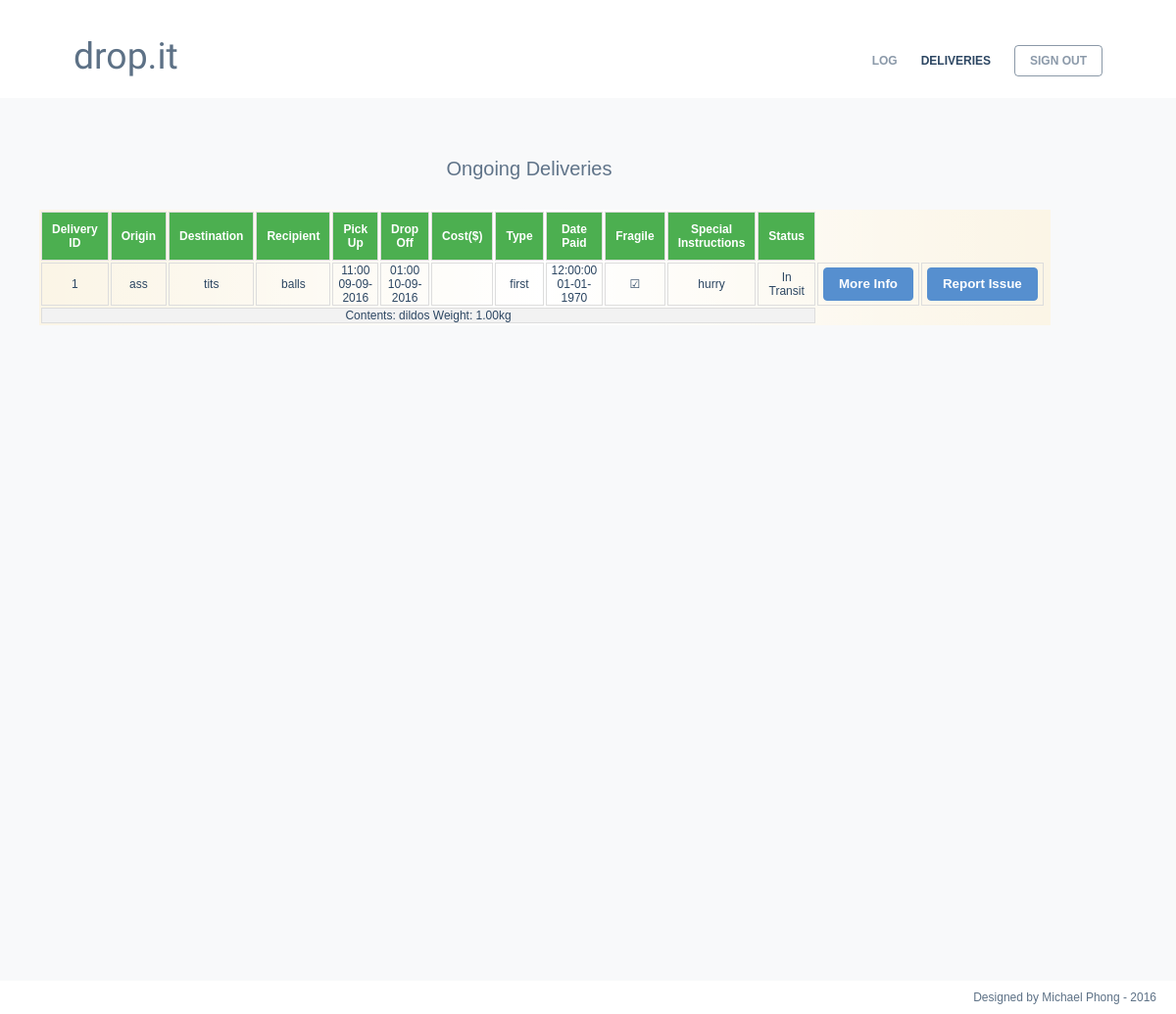
Page /pages/deliveries.php (signed in) on the earlier database version.
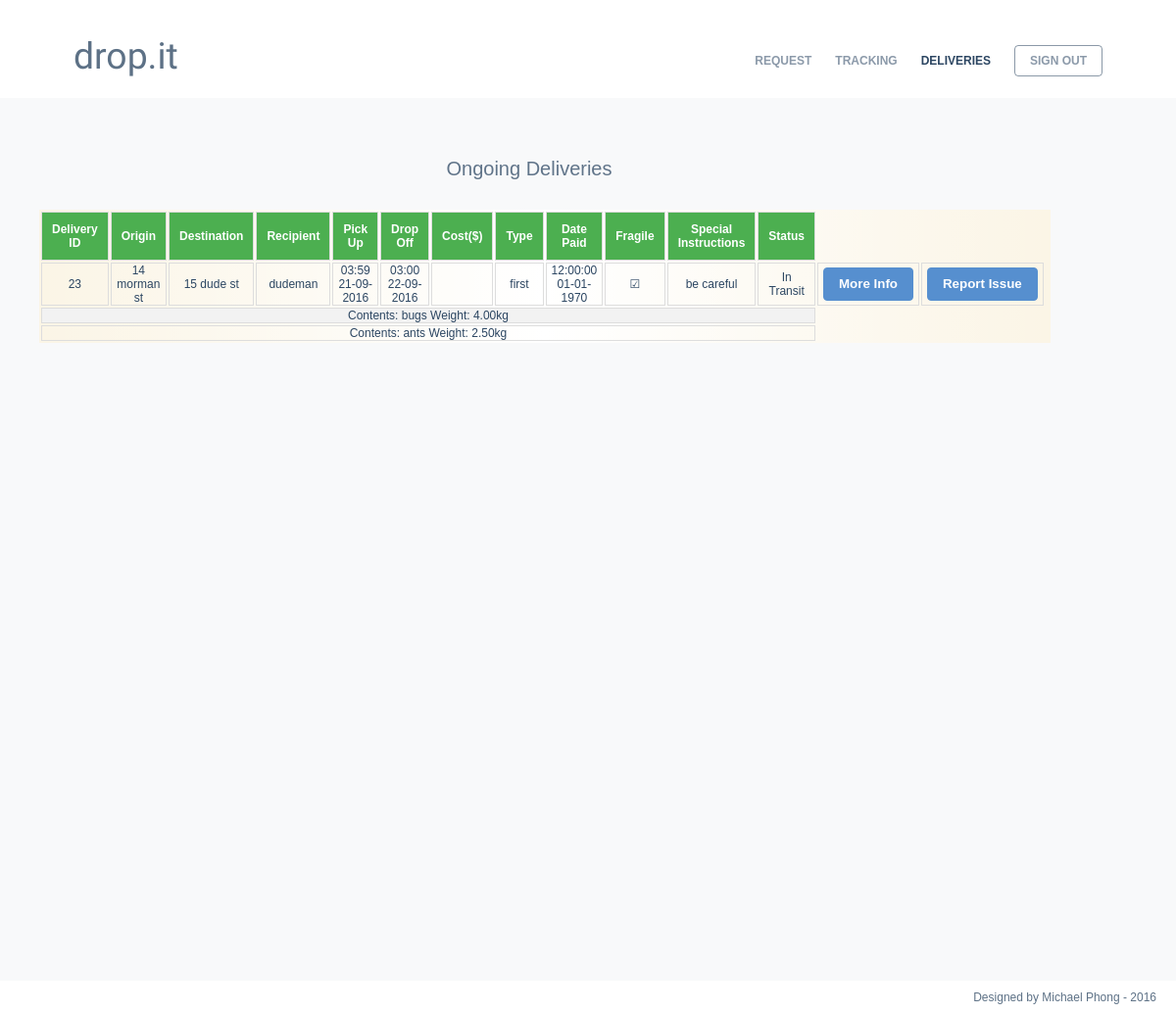
Same page on the later database version.
### tables this page shows
CREATE TABLE IF NOT EXISTS `delivery` (
  `ID` int(10) NOT NULL AUTO_INCREMENT,
  `user` varchar(64) NOT NULL,
  `driver` varchar(64) DEFAULT NULL,
  `origin` varchar(150) NOT NULL,
  `destination` varchar(150) NOT NULL,
  `name` varchar(64) DEFAULT NULL,
  `pickup` bigint(20) NOT NULL,
  `dropoff` bigint(20) NOT NULL,
  `cost` decimal(6,2) DEFAULT NULL,
  `type` enum('first','standard') NOT NULL DEFAULT 'standard',
  `paid` tinyint(1) NOT NULL DEFAULT '0',
  `date_paid` bigint(20) DEFAULT NULL,
  `fragile` tinyint(1) NOT NULL DEFAULT '0',
  `special` varchar(300) DEFAULT NULL,
  `status` enum('In Transit','Delivered','Awaiting Pick Up') NOT NULL DEFAULT 'Awaiting Pick Up',
  PRIMARY KEY (`ID`)
);

CREATE TABLE IF NOT EXISTS `package` (
  `ID` int(10) NOT NULL AUTO_INCREMENT,
  `delivery_ID` int(10) NOT NULL,
  `weight` decimal(10,2) NOT NULL,
  `content` varchar(300) NOT NULL,
  PRIMARY KEY (`ID`,`delivery_ID`),
  KEY `delivery_id_package` (`delivery_ID`)
);

### functions/functions.php (called while the page is built, shortened)
<?php
function connect()
    {
        $pdo = new PDO('mysql:host=localhost;dbname=tib', 'edit', 'editme');
        $pdo -> setAttribute(PDO::ATTR_ERRMODE, PDO:: ERRMODE_EXCEPTION);
        return $pdo;
    }
function GrabData($table, $column, $where_column, $where)
{
                         $input = $where;
                         try
                         {
                             $pdo = connect();
                             $sql= 'SELECT ' . $column . ' FROM ' . $table . ' where ' . $where_column . ' = :attribute';
                             $prepare = $pdo->prepare($sql);
                             $prepare->bindValue(':attribute', $input);
                             $prepare->execute();
                         }
                         catch (PDOException $e)
                         {
                             echo $e -> getMessage();
                         }
                         if ($prepare -> rowCount() != 0)
                         {
                             $data = $prepare->fetchAll(PDO::FETCH_ASSOC);
                             return $data;
                         }
                         else
                         {
                             return false;
                         }
}
function GrabMoreData($query, $bind)
{
                         try
                         {
                             $pdo = connect();
                             $sql= $query;
                             $prepare = $pdo->prepare($sql);
                             foreach ($bind as $attribute)
                             {
                                $prepare->bindValue($attribute[0], $attribute[1]);
                             }
                             $prepare->execute();
                         }
                         catch (PDOException $e)
                         {
                             echo $e -> getMessage();
                         }
                         if ($prepare -> rowCount() != 0)
                         {
                             $data = $prepare->fetchAll(PDO::FETCH_ASSOC);
                             return $data;
                         }
                         else
                         {
                             return false;
                         }
}
?>

### pages/deliveries.php (the view, shortened to what the changed rows need)
<?php
include '../functions/functions.php';
?>
<!DOCTYPE html>
<html>
    <head>
         <link async href="../css/styles.css" rel="stylesheet" type="text/css"/>
		 <link async href="../css/deliveriescss.css" rel="stylesheet" type="text/css"/>
    </head>
    <body>
        <div id="back_nav">
			<div id="wrapper" style='min-height: 0px;'>
				<header>
					<a id="login_blue" class="menu menu_blue" href="login.php"><?php
																			if(isset($_SESSION['email']))
																				echo 'SIGN OUT</a>';
																			else
																			{
																				header("Location: login.php?error=deliveries");
																				echo 'SIGN IN</a>';
																			}?>
						<a id="header" class="intro intro_blue" href="../index.php">drop.it</a>
					<a id="deliveries" class="menu menu_blue selected" href="deliveries.php">DELIVERIES</a>
                         <?php
                            if(isset($_SESSION['position']))
                            {
                                if ($_SESSION['position'] != 'driver')
                                {
                                     echo '<a id="tracking" class="menu menu_blue" href="tracking.php">TRACKING</a>
					                <a id="new" class="menu menu_blue" href="request.php">REQUEST</a>';
                                }
                                else if ($_SESSION['position'] == 'driver')
                                {
                                     echo '<a id="log" class="menu menu_blue" href="driver.php">LOG</a>';
                                }
                            }
                            else
                                    {
                                         echo '<a id="tracking" class="menu menu_blue" href="pages/tracking.php">TRACKING</a>
                                        <a id="new" class="menu menu_blue" href="pages/request.php">REQUEST</a>';
                                    }
                        ?>
				</header>
			</div>
		<div id="deliverieswrapper">
					<div id="content">
					<div id="form">
	  <?php
      $deliveryresult = GrabMoreData("SELECT * FROM delivery WHERE user = :email AND status != 'Delivered'", array(array(":email", $_SESSION['email'])));
	  foreach($deliveryresult as $data)
	  {
		  $package = GrabData("package", "delivery_ID, content, weight", "delivery_ID", $data['ID']);
		  foreach ($package as $pack)
		  $packageresult[]= $pack;
	  }
		if ($deliveryresult != false)
		{
            echo '<span class="sign_title">Ongoing Deliveries</span><br>
	  <div id="table_deliveries">
      <table>
      <thead>
        <tr>
          <th>Delivery ID</th>
     	  <th>Origin</th>
		  <th>Destination</th>
		  <th>Recipient</th>
		  <th>Pick Up</th>
		  <th>Drop Off</th>
		  <th>Cost($)</th>
		  <th>Type</th>
		  <th>Date Paid</th>
		  <th>Fragile</th>
		  <th>Special Instructions</th>
		  <th>Status</th>
        </tr>
      </thead>
      <tbody>';
          for($i = 0; $i < count ($deliveryresult); $i++){
            echo
            "<tr>
              <td>" . $deliveryresult[$i][ID] . "</td>
			  <td>" . $deliveryresult[$i][origin] . "</td>
			  <td>" . $deliveryresult[$i][destination] . "</td>
			  <td>" . $deliveryresult[$i][name] . "</td>
			  <td>" . date('h:i\ d-m-Y',$deliveryresult[$i][pickup]) . "</td>
			  <td>" . date('h:i\ d-m-Y',$deliveryresult[$i][dropoff]) . "</td>
			  <td>" . $deliveryresult[$i][cost] . "</td>
			  <td>" . $deliveryresult[$i][type] . "</td>
			  <td>" . date('h:i:s\ d-m-Y',$deliveryresult[$i][date_paid]) . "</td>
			  <td>";
			  if ($deliveryresult[$i][fragile] == 1)
			  {
				  echo "☑";
			  }
			  else{
				  echo "&#9744;";
			  }
     		  echo "</td><td>" . $deliveryresult[$i][special] . "</td>
			  <td>" . $deliveryresult[$i][status] . "</td>
			  <td><input type='submit' class='button' value='More Info' onclick=\"toggle_visibility('Hide', this);\"/></td>
			  <td><form action='complaints.php' method='POST'><input type='hidden' name='delivery' value='". $deliveryresult[$i]['ID'] ."'><input type='submit' class='button' value='Report Issue'></form></td>";
			 echo"</tr>";
			 foreach ($packageresult as $package)
			 {
			 if ($package["delivery_ID"] == $deliveryresult[$i]["ID"])
			 {
				echo "<tr class='Hide' ><td colspan='12'>Contents: " . $package[content] . " Weight: " . $package[weight] . "kg </td></tr>";
			 }
			 }
          }
		  echo "</tbody>
    </table></div>";
		}
		else {
				echo "<br/>You have not requested a delivery yet..<br/><br/><br/><input type='button' onclick='(window.location.href = \"request.php\")' value='REQUEST A DELIVERY' class='button'/> ";
        }
        ?>
	<br></div></div></div>
			</div>
    </body>
</html>

Differences in the rows shown:
removed delivery: ID "1", origin "ass", destination "tits", name "balls", pickup "11:00 09-09-2016", dropoff "01:00 10-09-2016", type "first", date_paid "12:00:00 01-01-1970", special "hurry", status "In Transit"
removed package: content "dildos", weight "1.00", shown under "1"
added delivery: ID "23", origin "14 morman st", destination "15 dude st", name "dudeman", pickup "03:59 21-09-2016", dropoff "03:00 22-09-2016", type "first", date_paid "12:00:00 01-01-1970", special "be careful", status "In Transit"
added package: content "bugs", weight "4.00", shown under "23"
added package: content "ants", weight "2.50", shown under "23"
Other differences:
text no longer shown: "LOG"
text now shown: "TRACKING REQUEST"
